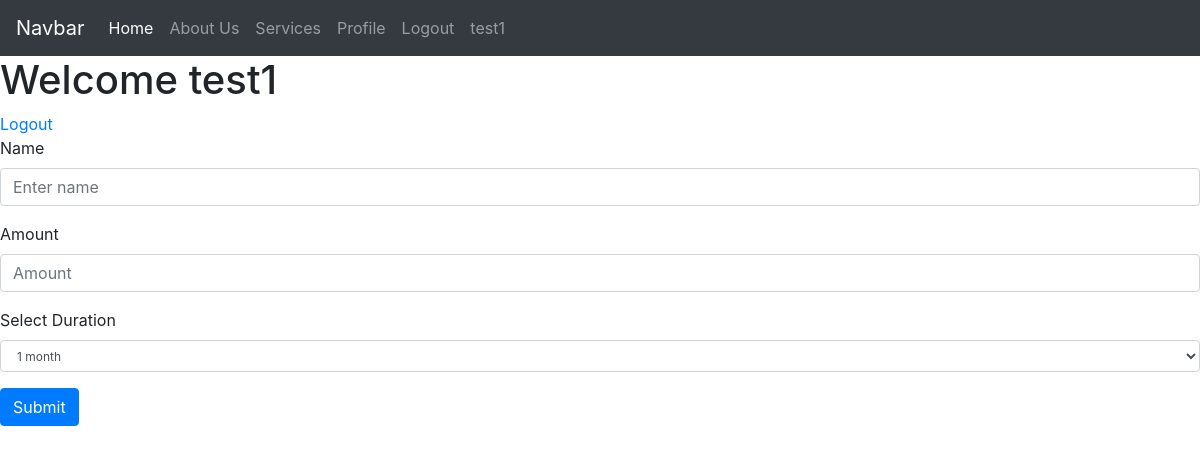
The page / (signed in) on the database as committed earlier.
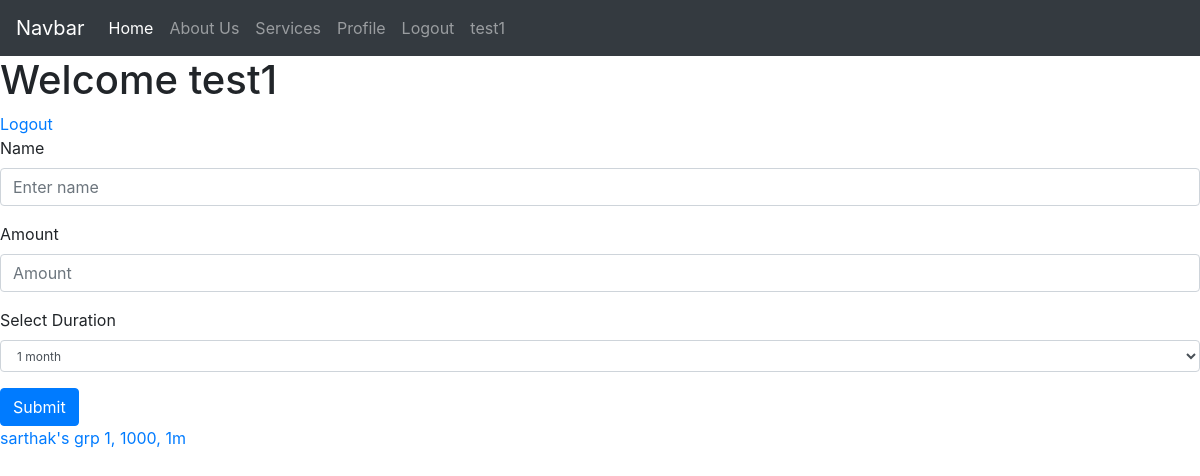
The same page on the database as committed later.
### comity/models.py (models this page shows)
class group_info_table(models.Model):
    id = models.UUIDField(primary_key=True, default=uuid.uuid4, editable=False)
    name = models.CharField(max_length=122)
    amount = models.CharField(max_length=6)
    duration = models.CharField(max_length=6, default='1m')
    created_at=models.IntegerField(default=0)
    updated_at=models.IntegerField(default=0)
    start_date=models.IntegerField(default=0)
    end_date=models.IntegerField(default=0)
    status = models.CharField(max_length=12, default='inactive')
    bid_date=models.IntegerField(default=0)
    created_by_user = models.ForeignKey(
        settings.AUTH_USER_MODEL,
        on_delete=models.CASCADE,
        null=True,
     )
    def __str__(self):
        return str(self.id)

### comity/views.py (the view)
# urls.py: path('', views.index, name='home'),
def index(request):
    if request.user.is_anonymous:
        return redirect('/login')
    users = User.objects.all()
    user = request.user
    grpNameByUser = group_table.objects.filter(u_id=user)
    groupList = []
    for grp in grpNameByUser:
        print("grp = {}".format(grp.g_id))
        grpInfo = group_info_table.objects.get(id=uuid.UUID(str(grp.g_id)))
        groupList.append(grpInfo)
    if (grpNameByUser.count() > 0):
        context = {"users": users, "groupList": groupList}
    else:
        context = {"users": users}
    return render(request, 'index.html', context)

### templates/index.html (shortened to what this page needs)
{% extends 'base.html' %}
{% block body %}
<h1> Welcome {{request.user}}</h1>
<a href='logout'>Logout</a>
<form action = "/addGroup" method = "post">
  <div class="form-group">
    <label for="name">Name</label>
    <input type="text" class="form-control" id="name" aria-describedby="name" name = "name" placeholder="Enter name" required>
  </div>
  <div class="form-group">
    <label for="amt">Amount</label>
    <input type="number" class="form-control" id="amt" name = "amt" placeholder="Amount">
  </div>
   <div class="form-group">
    <label for="duration">Select Duration</label>
    <select class="form-control" id="duration" name = "duration" style = "font-size:12px">
      <option value="1m">1 month</option>
    </select>
  </div>
  <button type="submit" class="btn btn-primary">Submit</button>
</form>
{% for group in groupList %}
<a href="/get/{{group.id}}"> {{group.name}}, {{group.amount}}, {{group.duration}} </a> <br>
{% endfor %}
{% endblock body %}

Rows that differ between the two databases and show on the page:
added group_info_table: name "sarthak's grp 1", amount "1000", duration "1m"
